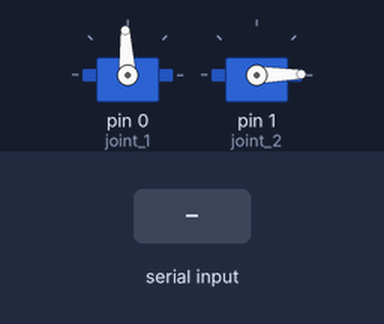
Bench run of a sketch on a simulated Arduino Uno, built with avr-gcc and run on an emulated ATmega328P. On the bench: 2 × servo. Inputs (shaded band) come from the test bench.

Above: at 1.2 s.
1.3 s: "<90,45,200>" received over Serial
At 2.5 s:
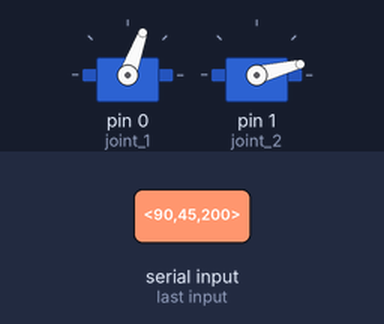
2.8 s: "<5>" received over Serial
At 3.9 s:
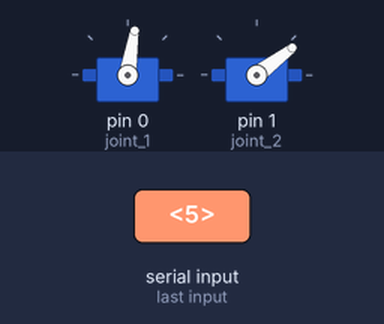
4.3 s: "<30,150,10>" received over Serial
At 5.0 s:
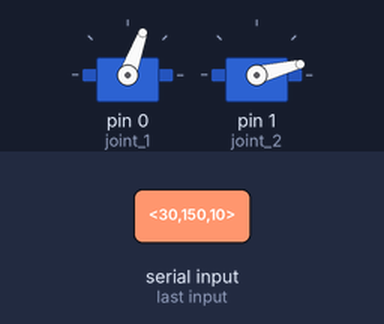
Timing chart, 0 to 7.3 s (numbered marks = the images above; inputs shaded):
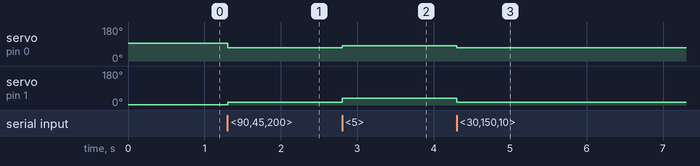

The sketch:

Arm_control.ino
```cpp
#include <Servo.h>

const byte numChars = 8;
char receivedChars[numChars];
int xval = -10;
int yval = 260;
boolean newData = false;
float home_ang_1;
float home_ang_2;

class Arm
{
  public:
    float link_1_len = 400;
    float link_2_len = 300;
    float joint_1_angle = 0;
    float joint_2_angle = 0;

    float joint_1_x = 0;
    float joint_1_y = 0;

    float joint_2_x = joint_1_x + link_1_len*sin(joint_1_angle + M_PI/2);
    float joint_2_y = joint_1_x + link_1_len*cos(joint_1_angle + M_PI/2);

    float end_effector_x = joint_2_x + link_2_len*sin(joint_2_angle + M_PI/2);
    float end_effector_y = joint_2_y + link_2_len*cos(joint_2_angle + M_PI/2);

    Servo joint_1;
    Servo joint_2;

    float joint_limit_max = ((float)140*M_PI)/((float)180);
    float joint_limit_min = ((float)-90*M_PI)/((float)180);

    int steps = 50;
    int delay_ = 2;

  public:
    void ikine(float x, float y)
    {
      if(x >= -260.0 && x <= 260.0 && y >= 240.0 && y <= 610.0)
      {
        float q1 = M_PI - acos(((float)sq(link_1_len) + sq(link_2_len) - sq(x) - sq(y))/((float)2*link_1_len*link_2_len));
        float q0 = atan2(x, y) - atan2((link_2_len*sin(q1)), (link_1_len + link_2_len*cos(q1)));

        joint_1_angle = q0;
        joint_2_angle = q1;

        joint_2_x = joint_1_x + link_1_len*sin(q0);
        joint_2_y = joint_1_x + link_1_len*cos(q0);
        end_effector_x = joint_2_x + link_2_len*sin(q0+q1);
        end_effector_y = joint_2_y + link_2_len*cos(q0+q1);

        float m = (y)/(x);
        float b = 0.0 - m * 0.0;
        float m_s = -1.0/m;
        float b_s = joint_2_y - m_s * joint_2_x;
        float xi = (b-b_s)/(m_s-m);

        if (m == INFINITY)
        {
          xi = joint_1_x;
        }
        float yi = m_s * xi + b_s;
        float dx = joint_2_x - xi;
        float dy = joint_2_y - yi;
        joint_2_x = xi - dx;
        joint_2_y = yi - dy;

        float theta = atan2(joint_2_y, joint_2_x);
        if(theta < 0.0)
        {
          theta += 2 * M_PI;
        }
        joint_1_angle = theta;

        if(joint_1_angle > joint_limit_max){joint_1_angle = -360 + joint_1_angle;}
        if(joint_2_angle > joint_limit_max){joint_2_angle = -360 + joint_2_angle;}
      }
      else
      {
        joint_1_angle = home_ang_1;
        joint_2_angle = home_ang_2;
      }
    }

    float joint_1_rad_to_pwm(float rad)
    {
      return 63+int((((float)63)/(M_PI/2))*joint_1_angle);
    }

    float joint_2_rad_to_pwm(float rad)
    {
      return 98-int((((float)63)/(M_PI/2))*joint_2_angle);
    }

    void move_to(float x, float y)
    {
      //if(end_effector_x != x && end_effector_y != y)
      //{
        for(int i=0; i<steps; i++)
        {
          float current_x = (float)end_effector_x*((float)1-(float)i/(float)steps) + x*((float)i/(float)steps);
          float current_y = (float)end_effector_y*((float)1-(float)i/(float)steps) + y*((float)i/(float)steps);
          ikine(current_x, current_y);
          joint_1.write(joint_1_rad_to_pwm(joint_1_angle));
          joint_2.write(joint_2_rad_to_pwm(joint_2_angle));
          delay(delay_);
        }
      //}
    }
};

void recvWithStartEndMarkers() {
    static boolean recvInProgress = false;
    static byte ndx = 0;
    char startMarker = '<';
    char endMarker = '>';
    char rc;

    while (Serial.available() > 0 && newData == false) {
        rc = Serial.read();

        if (recvInProgress == true) {
            if (rc != endMarker) {
                receivedChars[ndx] = rc;
                ndx++;
                if (ndx >= numChars) {
                    ndx = numChars - 1;
                }
            }
            else {
                receivedChars[ndx] = '\0'; // terminate the string
                recvInProgress = false;
                ndx = 0;
                newData = true;
            }
        }
        else if (rc == startMarker) {
            recvInProgress = true;
        }
    }
}

void showNewData() {
    if (newData == true) {
        xval = -260 + String(receivedChars[0]).toInt()*100 + String(receivedChars[1]).toInt()*10 + String(receivedChars[2]).toInt();
        yval = String(receivedChars[3]).toInt()*100 + String(receivedChars[4]).toInt()*10 + String(receivedChars[5]).toInt();
        newData = false;
    }
}

Arm two_dof_arm;

void setup() {
  two_dof_arm.joint_1.attach(0); //9
  two_dof_arm.joint_2.attach(1); //10
  Serial.begin(115200);
  two_dof_arm.ikine(200, 300);
  two_dof_arm.joint_1.write(two_dof_arm.joint_1_rad_to_pwm(two_dof_arm.joint_1_angle));
  two_dof_arm.joint_2.write(two_dof_arm.joint_2_rad_to_pwm(two_dof_arm.joint_2_angle));
  home_ang_1 = two_dof_arm.joint_1_angle;
  home_ang_2 = two_dof_arm.joint_2_angle;
  //delay(5000);
}

void loop() {
  recvWithStartEndMarkers();
  showNewData();
  //two_dof_arm.move_to(xval, yval);
  two_dof_arm.ikine(xval, yval);
  two_dof_arm.joint_1.write(two_dof_arm.joint_1_rad_to_pwm(two_dof_arm.joint_1_angle));
  two_dof_arm.joint_2.write(two_dof_arm.joint_2_rad_to_pwm(two_dof_arm.joint_2_angle));
}
```

Measured:
- after the input at 1.3 s, servo on pin 0 (joint_1): 93° → 70° at once; servo on pin 1 (joint_2): 1° → 14° at once
- after the input at 2.8 s, servo on pin 0 (joint_1): 70° → 81° at once; servo on pin 1 (joint_2): 14° → 37° at once
- after the input at 4.3 s, servo on pin 0 (joint_1): 81° → 70° at once; servo on pin 1 (joint_2): 37° → 14° at once
